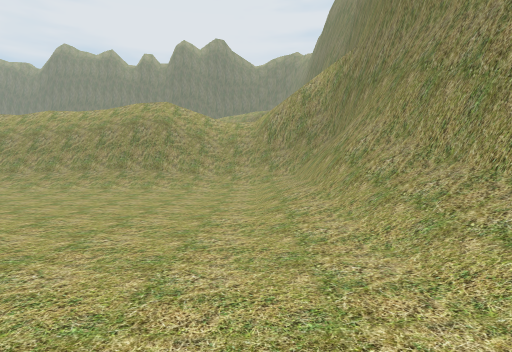
View 1 (above)

24 first-person views from a walk through a scene from a Unity 3-D project. The camera is 1.4 m above the floor, tilts 2° down and sees 75° across. The floor is counted in squares, 2 m on a side. Each view is taken from the middle of a square. On the plan, view 1 faces up. The plan holds only what a view shows up to about 10 squares ahead; the rest is blank. The place goes on beyond the plan. The player character is not drawn.

View 2
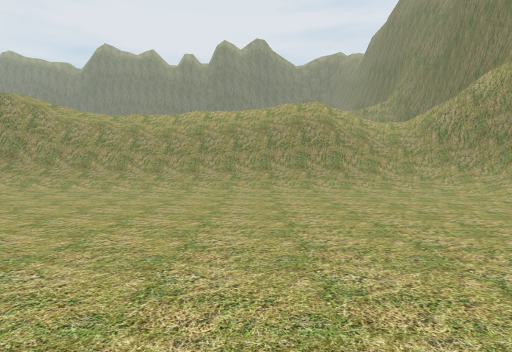

View 3
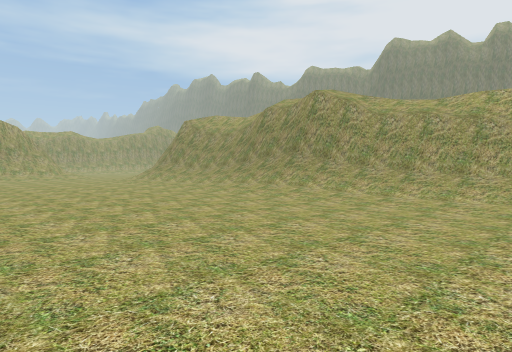

View 4
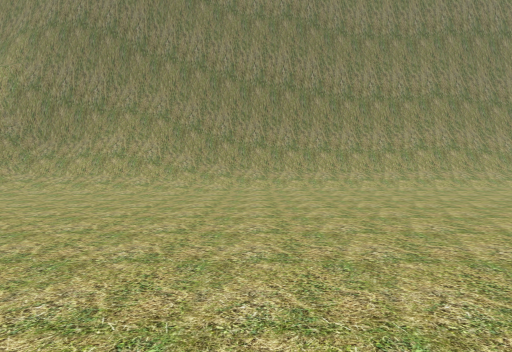

View 5
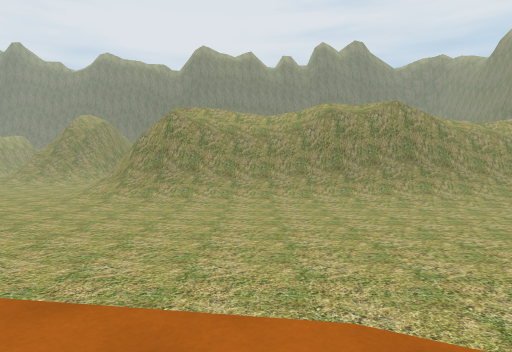

View 6
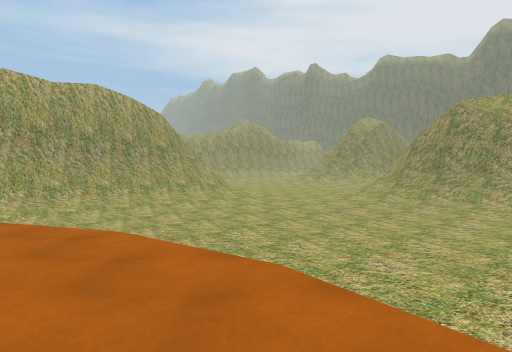

View 7
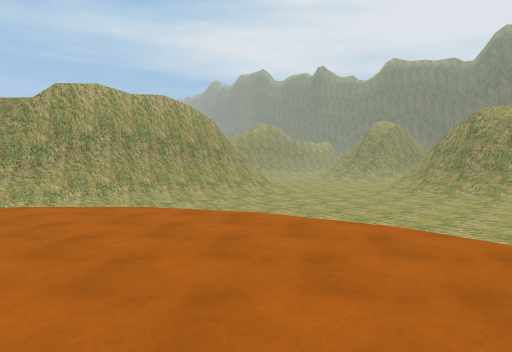

View 8
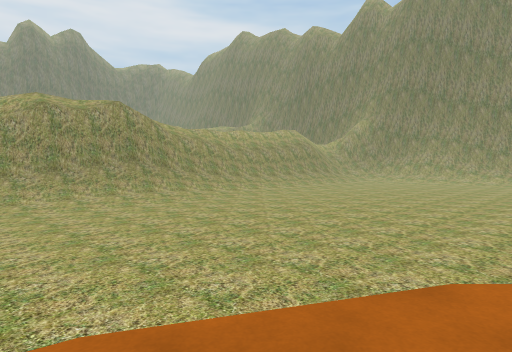

View 9
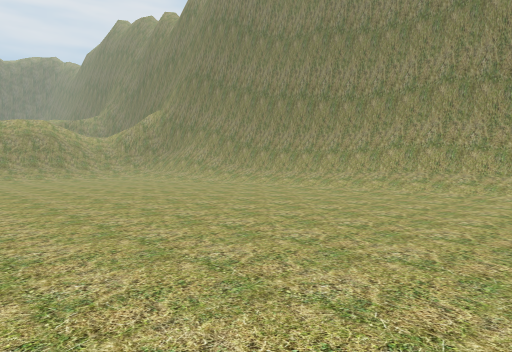

View 10
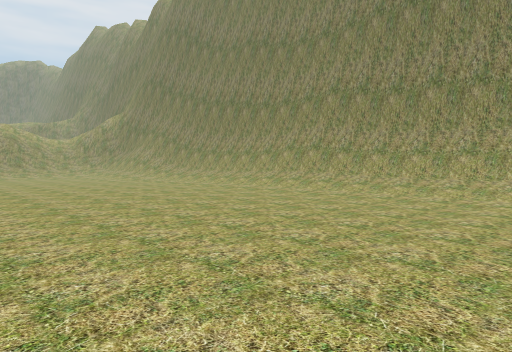

View 11
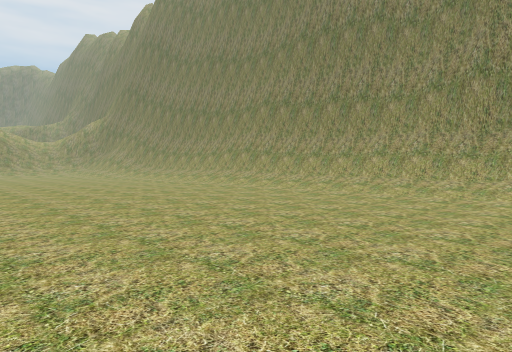

View 12
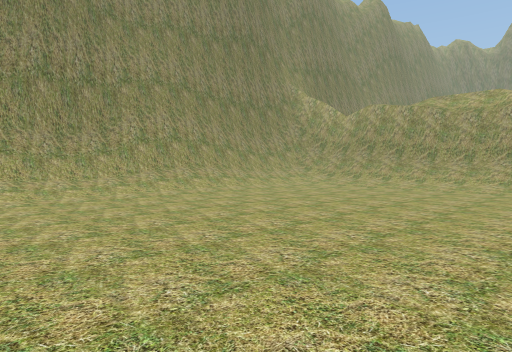

View 13
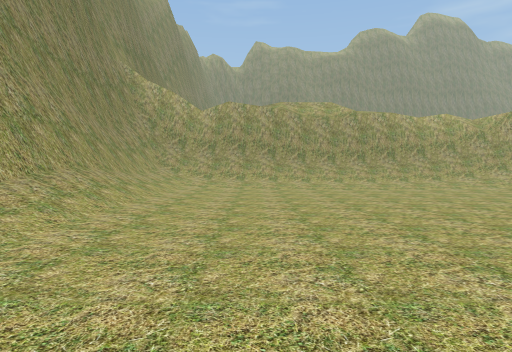

View 14
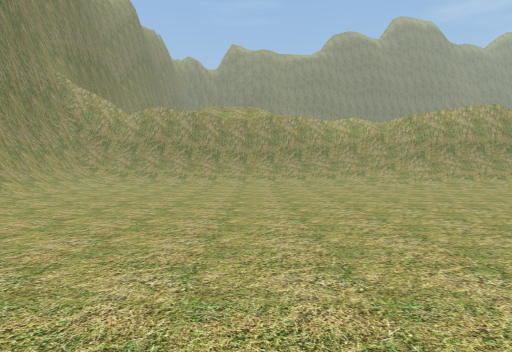

View 15
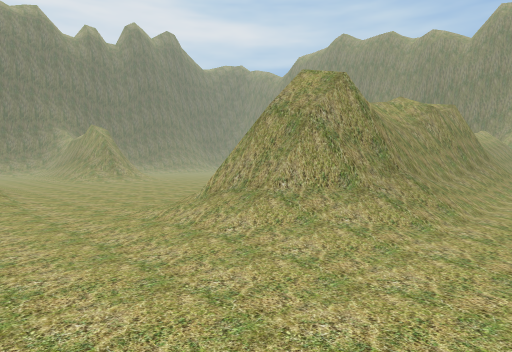

View 16
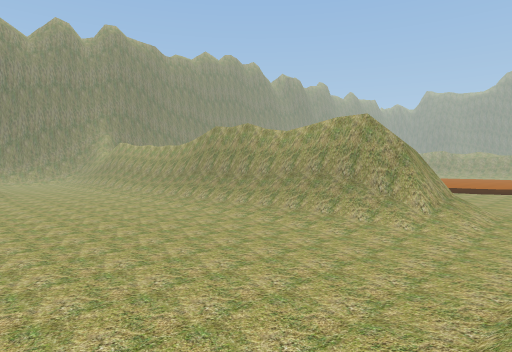

View 17
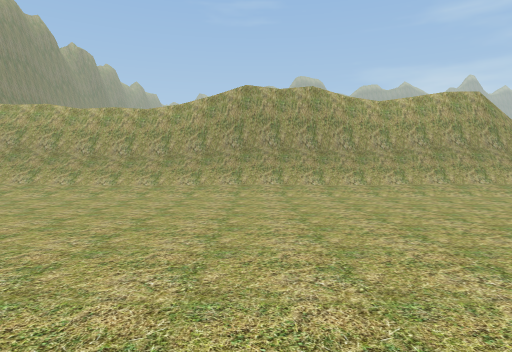

View 18
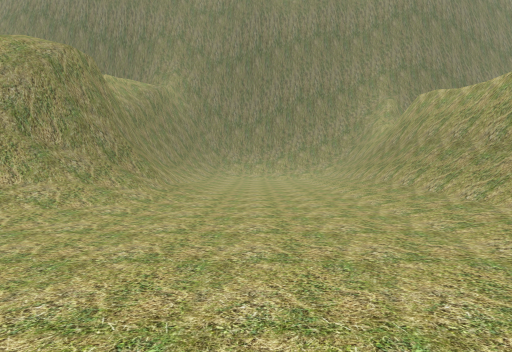

View 19
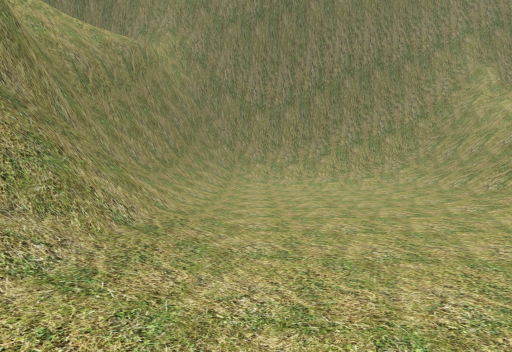

View 20
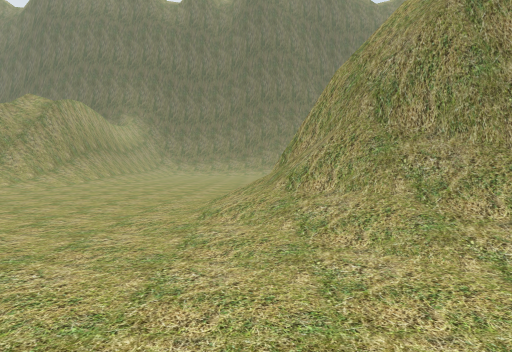

View 21
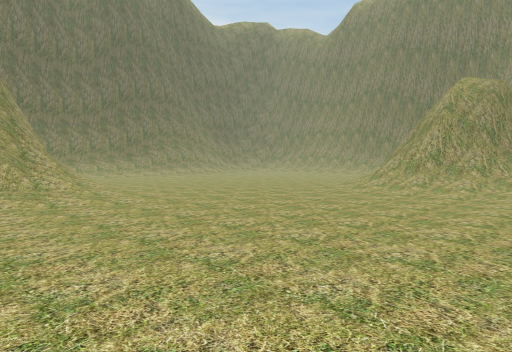

View 22
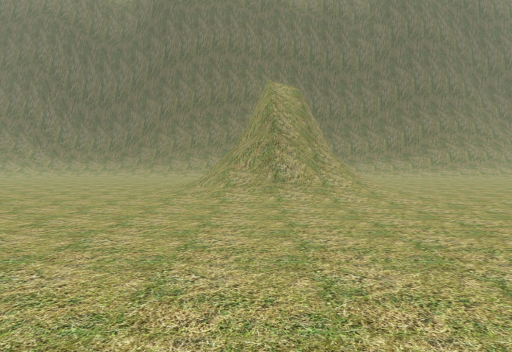

View 23
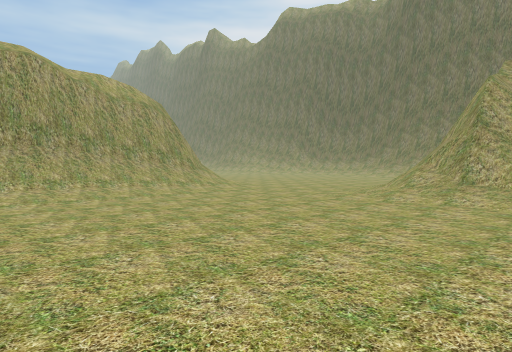

View 24
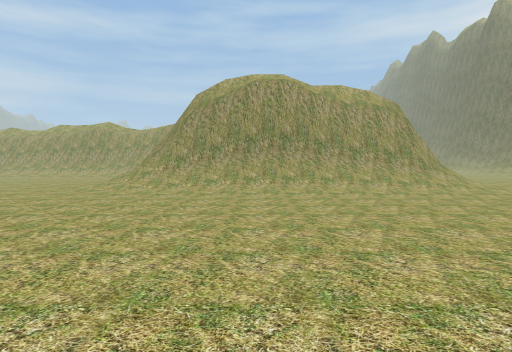

### Floor plan
Key: @ floor where view 1 was taken; # wall or solid block; . main floor; : floor 0.5 m higher than the main floor; / step, stairs or slope; = window, fence, low wall or low ledge.
Columns run from 25 left of view 1 to 2 right of it. Each row starts with its distance up from view 1.
 28 .....  ###/ ...
 27 .....//###//...
 26  /...///#=/.....
 25 //...///=//.....
 24 #//...////......
 23 #//............./
 22 #//............//##
 21 #//............//##
 20 #//............//##
 19 #//.............//#########
 18 #//..............//#=////###
 17 #//...............////..///=
 16 #/......................../#
 15 //......................../#
 14 /....//////////////////////#
 13 .../////////////////=//////#
 12 .../########################
 11 .../#
 10 ..//#######################
  9 ...///////////////////////#
  8  ...//////////////////////#
  7 //......................./##
  6 //......................./##
  5 //.......................//#
  4 //.......................//#
  3 //......................../#
  2 #/......................../#
  1 #/.//:::://.............../#
  0 ///::::::::/.      ......@/#
 -1 //:::::::          ......./#
 -2     :::::          ......./#
 -3                   ......../#
 -4                   ......../#
 -5                   ......../#
 -6                   ......../#
 -7                   ......../#
 -8                    ......./#
 -9                    ......./#
-10                    ......./#
-11                   ......../#
-12                   ......../#
-13                  ........./#
-14                 ........../#
-15                 ........../#
-16                .........../#
-17               ............/#
-18               ////......../#
-19                  //////////#

Positions as (right, up) in squares from view 1, and headings:
1: (0, 0), facing up
2: (-5, 0), facing up
3: (-7, 2), facing up-left
4: (-8, 2), facing right
5: (-17, 0), facing up
6: (-17, 0), facing up-left
7: (-17, -2), facing up-left
8: (-17, 0), facing up-right
9: (-7, -7), facing up-right
10: (-6, -10), facing up-right
11: (-6, -13), facing up-right
12: (-6, -9), facing down-right
13: (-1, -9), facing down
14: (-4, -8), facing down
15: (-25, 7), facing up-right
16: (-24, 20), facing down-right
17: (-13, 21), facing down
18: (-13, 16), facing right
19: (-8, 17), facing right
20: (-9, 16), facing up
21: (-18, 18), facing up-right
22: (-18, 18), facing up
23: (-16, 18), facing up-left
24: (-15, 19), facing left
